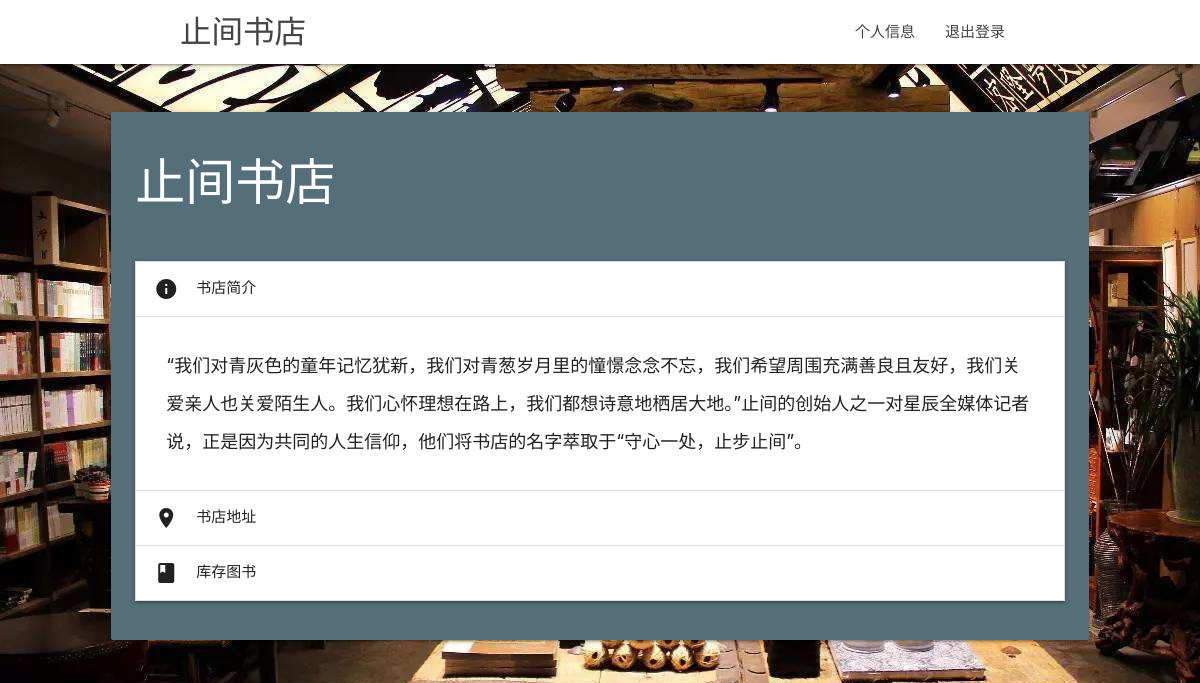
Screenshot of /zhijianbookstore/ (signed in) with the database file from the repository.
### bookstore/models.py (models this page shows, shortened)
class BookStore(models.Model):
	store_name = models.CharField(primary_key=True, max_length=30, verbose_name="书店名")
	address = models.CharField(max_length=100, verbose_name="位置", null=True)
	introduction = models.TextField(verbose_name="简介", default="")
	supplier = models.ForeignKey(Supplier, verbose_name="供应商", on_delete=models.CASCADE, null=True, default=None)
	class Meta:
		verbose_name = "书店信息"
		verbose_name_plural = verbose_name

### user/views.py (the view, shortened to what this page needs)
# urls.py: path('zhijianbookstore/', zhijianBooksView.as_view()),
class zhijianBooksView(View):
	def get(self, request):
		return zhijianBookStore(request)

### bookstore/views.py (called while the page is built)
def enterBookStore(request, store_name):
	store = BookStore.objects.get(store_name=store_name)
	bookstore_stack = BookStoreStack.objects.get(bookstore=store)
	if store_name == '言几又 迈科中心':
		store_stack_name = '言几又书库'
	else:
		store_stack_name = store_name + '书库'
	books = Book.objects.filter(book_stack__stack_name=store_stack_name)
	if store_name == "曲江书城":
		page = "qujiangbookstore",
	elif store_name == "言几又 迈科中心":
		page = "yanjiyoubookstore"
	elif store_name == "中信书店":
		page = "zhongxinbookstore"
	elif store_name == "止间书店":
		page = "zhijianbookstore"
	return render(request, "%s.html" % page, {'store': store, 'bookstore_stack': bookstore_stack, 'books': books})

### user/views.py (called while the page is built)
def zhijianBookStore(request):
	return enterBookStore(request, '止间书店')

### templates/zhijianbookstore.html (shortened to what this page needs)
<!DOCTYPE html>
<html lang="en">
    <head>
    <link href="/static/css/materialize.css" type="text/css" rel="stylesheet" media="screen,projection"/>
    <link href="/static/css/style.css" type="text/css" rel="stylesheet" media="screen,projection"/>
</head>
    <body background="/static/pic/zhijianshudian.jpg">
    <nav class="white" role="navigation">
    <div class="nav-wrapper container">
      <a id="logo-container" class="brand-logo" href="/ ">{{ store.store_name }}</a>
      <ul class="right hide-on-med-and-down">
        {% if request.user.is_authenticated %}
            <li><a onclick="show_sidebar()" href="#slide-out">个人信息</a></li>
        <li><a href="/logout/">退出登录</a></li>
        </ul>
            {% else %}
            <li><a href="/login/">登录</a></li>
            <li><a href="/register/">注册</a></li>
            <li><a href="#">书店管理</a></li>
        {% endif %}
    </div>
  </nav>
  <div class="row" style="padding-top: 40px">
    <div class="col s12 m11">
      <div class="card blue-grey darken-1" style="margin-right: auto; margin-left: 100px;">
        <div class="card-content white-text">
            <span class="card-title" style="font-size: 50px; padding-top: 30px">{{ store.store_name }}</span>
        </div>
        <div class="card-content">
            <ul class="collapsible">
                <li class="active">
                  <div class="collapsible-header"><i class="material-icons">info</i>书店简介</div>
                  <div class="collapsible-body" style="background: white; font-size: 18px; line-height: 1cm">{{ store.introduction }}</div>
                </li>
                <li>
                  <div class="collapsible-header" onclick="getLoc('止间书店')"><i class="material-icons">place</i>书店地址</div>
                </li>
                <li>
                  <div class="collapsible-header"><i class="material-icons">book</i>库存图书</div>
                </li>
          </ul>
        </div>
      </div>
    </div>
  </div>
</body>
</html>

### static/css/style.css (style rules this page uses)
nav ul a, nav .brand-logo { color: #444; }

### rows the page displays
BookStore: store_name "止间书店", introduction "“我们对青灰色的童年记忆犹新，我们对青葱岁月里的憧憬念念不忘，我们希望周围充满善良且友好，我们关爱亲人也关爱陌生人。我们心怀理想在路上，我们都想诗意地栖居大地。”止间的创始人之一对星辰全媒体记者说，正是因为共同的人生信仰，他们将书店的名字萃取于“守心一处，止步止间”。"
